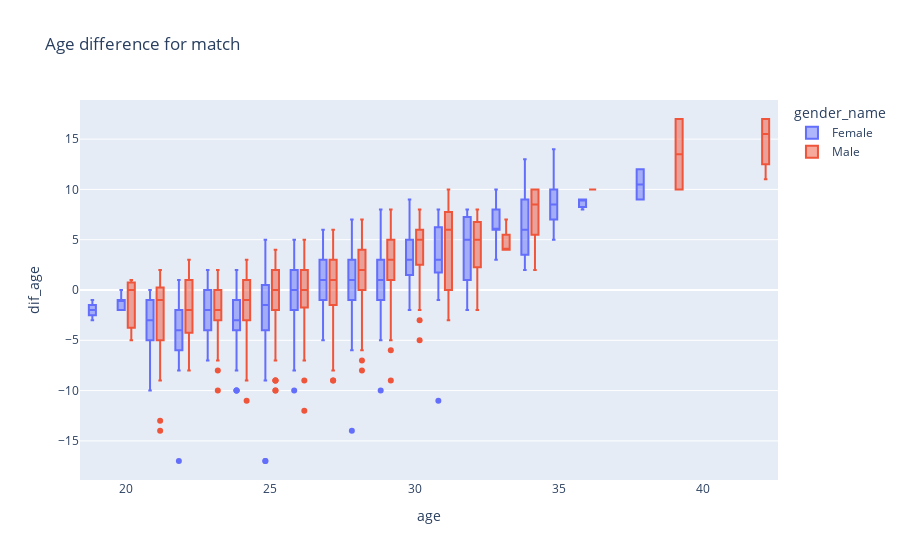

Here is the notebook cell this chart was saved with:
### Code cell
fig = px.box(sd_match, x="age", y="dif_age", color='gender_name',
             title="Age difference for match")
fig.show()

### Figure 1 — Plotly figure (JSON) as saved in the notebook; plotly's stock layout.template omitted (floating-point values rounded to 4 significant figures; data arrays with more than 128 entries replaced by an {"elided": "..."} marker saying what was removed)
{"data": [{"alignmentgroup": "True", "hovertemplate": "gender_name=Female<br>age=%{x}<br>dif_age=%{y}<extra></extra>", "legendgroup": "Female", "marker": {"color": "#636efa"}, "name": "Female", "notched": false, "offsetgroup": "Female", "orientation": "v", "showlegend": true, "type": "box", "x": {"elided": "690 int values"}, "x0": " ", "xaxis": "x", "y": {"elided": "690 int values"}, "y0": " ", "yaxis": "y"}, {"alignmentgroup": "True", "hovertemplate": "gender_name=Male<br>age=%{x}<br>dif_age=%{y}<extra></extra>", "legendgroup": "Male", "marker": {"color": "#EF553B"}, "name": "Male", "notched": false, "offsetgroup": "Male", "orientation": "v", "showlegend": true, "type": "box", "x": {"elided": "690 int values"}, "x0": " ", "xaxis": "x", "y": {"elided": "690 int values"}, "y0": " ", "yaxis": "y"}], "layout": {"boxmode": "group", "legend": {"title": {"text": "gender_name"}, "tracegroupgap": 0}, "title": {"text": "Age difference for match"}, "xaxis": {"anchor": "y", "domain": [0, 1], "title": {"text": "age"}}, "yaxis": {"anchor": "x", "domain": [0, 1], "title": {"text": "dif_age"}}}}
